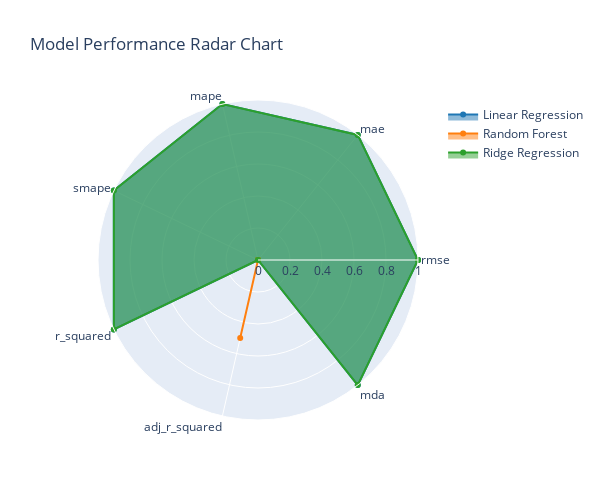

The notebook cell saved with this chart:
### Markdown cell above
### Radar Chart

Compare models across multiple metrics simultaneously:

### Code cell
# Radar chart (metrics are normalized)
fig_radar = plot_model_comparison(
    stats_list=[stats_linear, stats_rf, stats_ridge],
    model_names=["Linear Regression", "Random Forest", "Ridge Regression"],
    plot_type="radar",
    title="Model Performance Radar Chart",
    height=500,
    width=600
)

fig_radar.show()

print("\n📊 Metrics are normalized to 0-1 scale")
print("📊 Larger area = better overall performance")

### Figure 1 — Plotly figure (JSON) as saved in the notebook; plotly's stock layout.template omitted (floating-point values rounded to 4 significant figures)
{"data": [{"fill": "toself", "hovertemplate": "Linear Regression<br>%{theta}: %{r:.2f}<extra></extra>", "line": {"color": "#1f77b4"}, "name": "Linear Regression", "r": [1.0, 1.0, 1.0, 1.0, 1.0, 0, 1, 1.0], "theta": ["rmse", "mae", "mape", "smape", "r_squared", "adj_r_squared", "mda", "rmse"], "type": "scatterpolar"}, {"fill": "toself", "hovertemplate": "Random Forest<br>%{theta}: %{r:.2f}<extra></extra>", "line": {"color": "#ff7f0e"}, "name": "Random Forest", "r": [0, 0, 0, 0, 0, 0.5, 0, 0], "theta": ["rmse", "mae", "mape", "smape", "r_squared", "adj_r_squared", "mda", "rmse"], "type": "scatterpolar"}, {"fill": "toself", "hovertemplate": "Ridge Regression<br>%{theta}: %{r:.2f}<extra></extra>", "line": {"color": "#2ca02c"}, "name": "Ridge Regression", "r": [1, 1, 1, 1, 1, 0, 1, 1], "theta": ["rmse", "mae", "mape", "smape", "r_squared", "adj_r_squared", "mda", "rmse"], "type": "scatterpolar"}], "layout": {"height": 500, "polar": {"radialaxis": {"range": [0, 1], "visible": true}}, "showlegend": true, "title": {"text": "Model Performance Radar Chart"}, "width": 600}}
